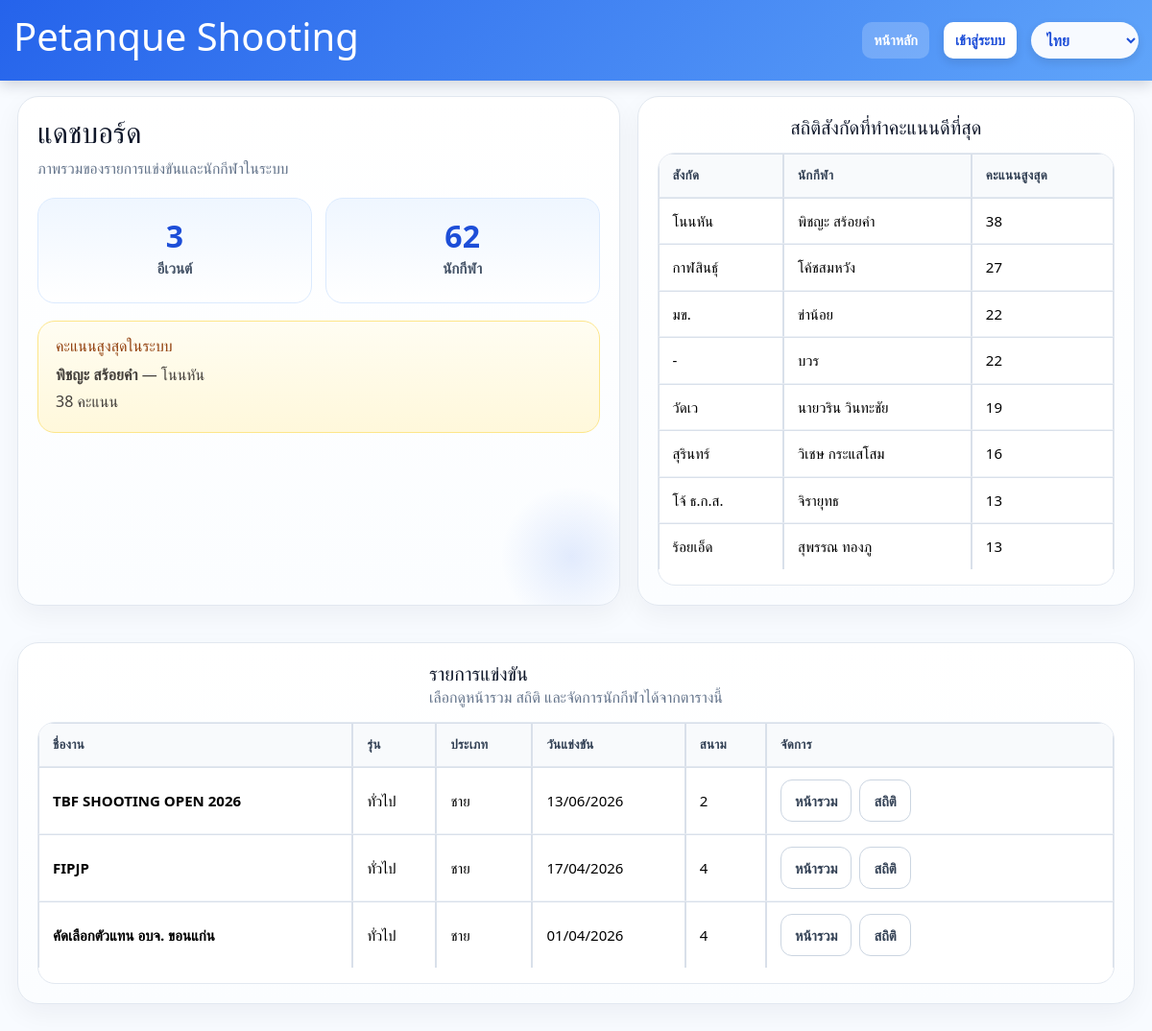
The page / on the database its author committed.
### app.py (models this page shows)
class Athlete(db.Model):
    id = db.Column(db.Integer, primary_key=True)
    event_id = db.Column(db.Integer, db.ForeignKey("event.id"), nullable=False)
    bib_no = db.Column(db.String(20), nullable=False)
    name = db.Column(db.String(255), nullable=False)
    affiliation = db.Column(db.String(255), nullable=False)
    start_order = db.Column(db.Integer, nullable=False)
    lane_no = db.Column(db.Integer, nullable=False)
    lane_order = db.Column(db.Integer, nullable=False)
    status = db.Column(db.String(20), nullable=False, default="waiting")
    red_card_count = db.Column(db.Integer, nullable=False, default=0)
    created_at = db.Column(db.DateTime, default=datetime.utcnow)
    entries = db.relationship("ScoreEntry", backref="athlete", cascade="all, delete-orphan", lazy=True)
    signatures = db.relationship("ScoreSignature", backref="athlete", cascade="all, delete-orphan", lazy=True)
    tiebreaks = db.relationship("TieBreakEntry", backref="athlete", cascade="all, delete-orphan", lazy=True)

class Event(db.Model):
    id = db.Column(db.Integer, primary_key=True)
    name = db.Column(db.String(255), nullable=False)
    event_group = db.Column(db.String(50), nullable=False)
    category = db.Column(db.String(50), nullable=False)
    competition_date = db.Column(db.Date, nullable=False)
    location = db.Column(db.String(255), nullable=False)
    lane_count = db.Column(db.Integer, nullable=False, default=1)
    direct_qualifiers = db.Column(db.Integer, nullable=False, default=0)
    has_round_two = db.Column(db.Boolean, default=False)
    round_two_cutoff_rank = db.Column(db.Integer, nullable=True)
    next_round_label = db.Column(db.String(50), nullable=False, default="รอบ 8 คน")
    round_two_advancers = db.Column(db.Integer, nullable=False, default=4)
    created_at = db.Column(db.DateTime, default=datetime.utcnow)
    created_by = db.Column(db.Integer, db.ForeignKey("user.id"), nullable=True)
    athletes = db.relationship("Athlete", backref="event", cascade="all, delete-orphan", lazy=True)

### app.py (the view)
@app.route("/")
def index():
    stats = dashboard_stats()
    events = Event.query.order_by(Event.competition_date.desc(), Event.id.desc()).all()
    return render_template("index.html", events=events, stats=stats)

### app.py (called while the page is built)
def current_language() -> str:
    lang = session.get("lang", "th")
    return lang if lang in SUPPORTED_LANGS else "th"

@app.context_processor
def inject_language_options():
    lang = current_language()
    return {
        "current_lang": lang,
        "lang_labels": LANG_LABELS,
        "html_lang": "zh-CN" if lang == "zh" else lang,
    }

def _request_cache() -> dict:
    if not has_request_context():
        return {}
    cache = getattr(g, "shooting_request_cache", None)
    if cache is None:
        cache = {}
        g.shooting_request_cache = cache
    return cache

def get_round_signature(athlete_id: int, round_no: int) -> ScoreSignature | None:
    cache = _request_cache()
    signatures = cache.get("signature_by_athlete_round") if has_request_context() else None
    key = (athlete_id, round_no)
    if signatures is not None and key in signatures:
        return signatures[key]
    signature = ScoreSignature.query.filter_by(athlete_id=athlete_id, round_no=round_no).first()
    if has_request_context():
        cache.setdefault("signature_by_athlete_round", {})[key] = signature
    return signature

def athlete_round_status(athlete: Athlete, round_no: int) -> str:
    signature = get_round_signature(athlete.id, round_no)
    if signature and signature.finished_at:
        return "finished"
    if signature and signature.started_at:
        return "active"
    return "waiting"

def ranking_key(item: dict):
    return (
        item["total"],
        item["count_5"],
        item["count_3"],
        item["tiebreak_total"],
    )

def apply_rank_by_tiebreak(rows: list[dict]) -> None:
    for idx, row in enumerate(rows, start=1):
        row["rank"] = idx
        row["ordinal_rank"] = idx
        row["display_rank"] = idx
        row["view_order"] = idx

def bracket_size(event: Event) -> int:
    label = (event.next_round_label or "")
    if "16" in label:
        return 16
    if "4" in label or "รอง" in label:
        return 4
    return 8

def direct_quota(event: Event) -> int:
    size = bracket_size(event)
    configured = int(event.direct_qualifiers or 0)
    if configured > 0:
        return min(configured, size)
    if event.has_round_two:
        return max(size // 2, 0)
    return size

@app.context_processor
def inject_globals():
    return {"now": datetime.now(), "MAX_RED_CARDS": MAX_RED_CARDS}

### templates/index.html (shortened to what this page needs)
{% extends 'base.html' %}
{% block content %}
<div class="dashboard-page">
  <div class="hero-grid">
    <section class="card hero-card">
      <h1 class="page-title">แดชบอร์ด</h1>
      <p class="page-subtitle">ภาพรวมของรายการแข่งขันและนักกีฬาในระบบ</p>
      <div class="stats-grid">
        <div class="stat">
          <span>{{ stats.events_count }}</span>
          <small>อีเวนต์</small>
        </div>
        <div class="stat">
          <span>{{ stats.athletes_count }}</span>
          <small>นักกีฬา</small>
        </div>
      </div>
      {% if stats.top_score %}
      <div class="highlight-box">
        <h3>คะแนนสูงสุดในระบบ</h3>
        <p><strong>{{ stats.top_score.athlete.name }}</strong> — {{ stats.top_score.athlete.affiliation }}</p>
        <p>{{ stats.top_score.total }} คะแนน</p>
      </div>
      {% endif %}
    </section>
    <section class="card">
      <div class="section-head">
        <h2>สถิติสังกัดที่ทำคะแนนดีที่สุด</h2>
      </div>
      <div class="table-wrap">
        <table class="table compact">
          <thead>
            <tr>
              <th>สังกัด</th>
              <th>นักกีฬา</th>
              <th>คะแนนสูงสุด</th>
            </tr>
          </thead>
          <tbody>
            {% for row in stats.top_affiliations %}
            <tr>
              <td>{{ row.athlete.affiliation }}</td>
              <td>{{ row.athlete.name }}</td>
              <td>{{ row.total }}</td>
            </tr>
            {% else %}
            <tr>
              <td colspan="3" class="empty-row">ยังไม่มีข้อมูล</td>
            </tr>
            {% endfor %}
          </tbody>
        </table>
      </div>
    </section>
  </div>
  <section class="card">
    <div class="section-head">
      <div>
        <h2>รายการแข่งขัน</h2>
        <div class="muted">เลือกดูหน้ารวม สถิติ และจัดการนักกีฬาได้จากตารางนี้</div>
      </div>
    </div>
    <div class="table-wrap mobile-cards">
      <table class="table">
        <thead>
          <tr>
            <th>ชื่องาน</th>
            <th>รุ่น</th>
            <th>ประเภท</th>
            <th>วันแข่งขัน</th>
            <th>สนาม</th>
            <th>จัดการ</th>
          </tr>
        </thead>
        <tbody>
          {% for event in events %}
          <tr>
            <td>
              <strong>{{ event.name }}</strong>
            </td>
            <td>
              {{ event.event_group }}
            </td>
            <td>
              {{ event.category }}
            </td>
            <td>
              {{ event.competition_date.strftime('%d/%m/%Y') }}
            </td>
            <td>
              {{ event.lane_count }}
            </td>
            <td class="actions-cell">
              <div class="action-group">
                <a class="btn secondary" href="{{ url_for('event_overview', event_id=event.id, round=1) }}">หน้ารวม</a>
                <a class="btn secondary" href="{{ url_for('event_stats', event_id=event.id) }}">สถิติ</a>
              </div>
            </td>
          </tr>
          {% else %}
          <tr>
            <td colspan="6" class="empty-row">ยังไม่มีอีเวนต์</td>
          </tr>
          {% endfor %}
        </tbody>
      </table>
    </div>
  </section>
</div>
{% endblock %}

### templates/base.html (shortened to what this page needs)
<!doctype html>
<html lang="{{ html_lang|default('th') }}">
<head>
  <link href="https://cdn.jsdelivr.net/npm/bootstrap@5.3.3/dist/css/bootstrap.min.css" rel="stylesheet">
  <link rel="stylesheet" href="{{ url_for('static', filename='css/style.css') }}">
</head>
<body>
  <nav class="navbar navbar-expand-lg navbar-dark navbar-custom">
    <div class="container-fluid">
      <a class="navbar-brand" href="{{ url_for('index') }}">
        <h1>Petanque Shooting</h1>
      </a>
      <div class="collapse navbar-collapse" id="mainNavbar">
        <ul class="navbar-nav ms-auto">
          <li class="nav-item">
            <a class="nav-link {% if request.endpoint == 'index' %}active{% endif %}"
              href="{{ url_for('index') }}">
              หน้าหลัก
            </a>
          </li>
          {% if current_user.is_authenticated %}
          <li class="nav-item d-flex align-items-center">
            <span class="user-badge">
              <span>{{ current_user.username }}</span>
              <span class="role-badge">{{ current_user.role }}</span>
            </span>
          </li>
          <li class="nav-item">
            <a class="nav-link logout-link" href="{{ url_for('logout') }}">
              ออกจากระบบ
            </a>
          </li>
          {% else %}
          <li class="nav-item">
            <a class="nav-link primary-link {% if request.endpoint == 'login' %}active{% endif %}"
              href="{{ url_for('login') }}">
              เข้าสู่ระบบ
            </a>
          </li>
          {% endif %}
          <li class="nav-item d-flex align-items-center">
            <select class="language-switcher" id="languageSwitcher" aria-label="Language">
              {% for code, item in lang_labels.items() %}
                <option value="{{ code }}" {% if code == current_lang %}selected{% endif %}>{{ item.name }}</option>
              {% endfor %}
            </select>
          </li>
        </ul>
      </div>
    </div>
  </nav>
  <main class="container-main">
    {% block content %}{% endblock %}
  </main>
</body>
</html>

### static/css/style.css (style rules this page uses)
:root { --bg:#f3f6fb;--card:#fff;--line:#d9e0ea;--text:#1f2937;--muted:#6b7280;--accent:#1d4ed8;--soft:#eff6ff }
* { box-sizing:border-box }
body { margin:0;font-family:Arial,Helvetica,sans-serif;background:var(--bg);color:var(--text) }
a { text-decoration:none;color:inherit }
.card { background:var(--card);border:1px solid var(--line);border-radius:16px;padding:18px;margin-bottom:20px;box-shadow:0 2px 10px rgba(15,23,42,.04) }
.section-head,.toolbar,.hero-grid,.grid-2,.stats-grid { display:flex;gap:16px }
.section-head { justify-content:space-between;align-items:center }
.hero-grid,.grid-2 { display:grid;grid-template-columns:1fr 1fr }
.stats-grid { display:grid;grid-template-columns:repeat(2,1fr) }
.stat { background:var(--soft);padding:18px;border-radius:14px;text-align:center }
.stat span { font-size:36px;font-weight:700;display:block }
.btn { border:none;background:var(--accent);color:#fff;padding:10px 14px;border-radius:10px;cursor:pointer;display:inline-block }
.btn.secondary { background:#e5e7eb;color:#111827 }
.table { width:100%;border-collapse:collapse }
.table th,.table td { border:1px solid var(--line);padding:10px;vertical-align:top }
.table thead th { background:#eef2ff }
.compact td,.compact th { padding:8px }
.muted { color:var(--muted) }
.highlight-box,.muted-box,.summary-box,.info-card { background:#f8fafc;border:1px solid var(--line);border-radius:12px;padding:14px }
@media (max-width:1200px) { .section-head { flex-direction:column;align-items:flex-start } }
.table-wrap { width:100%; overflow-x:auto; -webkit-overflow-scrolling:touch; }
.table th, .table td { white-space:nowrap; }
:root { --sc-table-min-width: 1120px; --sc-left: 120px; --sc-side: 120px; --sc-cell: 44px; --sc-input-w: 34px; --sc-input-h: 28px; --sc-total: 60px; --sc-img-w: 160px; --sc-img-h: 120px; --sc-font: 14px; --sc-pad-y: 3px; --sc-pad-x: 1px; --sc-border: #111827; }
@media (max-width: 1200px) { :root { --sc-table-min-width: 1020px; --sc-left: 78px; --sc-side: 110px; --sc-side2: 90px; --sc-cell: 30px; --sc-input-w: 30px; --sc-input-h: 28px; --sc-total: 52px; --sc-img-w: 120px; --sc-img-h: 90px; --sc-font: 10px; --sc-pad-y: 2px; --sc-pad-x: 1px; } }
.btn, button, .action-btn { min-height: 44px; padding: 10px 14px; font-size: 15px; border-radius: 11px; font-weight: 800; }

### templates/base.html (style rules this page uses)
* { box-sizing: border-box; }
html, body { margin: 0; max-width: 100%; overflow-x: hidden; }
body { background: #f8fbff; color: #0f172a; font-family: system-ui, -apple-system, BlinkMacSystemFont, "Segoe UI", sans-serif; }
.navbar-custom { position: sticky; top: 0; z-index: 1000; background: linear-gradient(135deg, #2563eb, #60a5fa); box-shadow: 0 4px 14px rgba(15, 23, 42, .18); padding-top: .55rem; padding-bottom: .55rem; }
.navbar-custom .container-fluid { width: 100%; max-width: 100%; padding-left: 14px; padding-right: 14px; }
.navbar-brand { display: inline-flex; align-items: center; gap: 10px; color: #fff !important; font-size: 1.05rem; font-weight: 900; white-space: nowrap; max-width: 55vw; overflow: hidden; text-overflow: ellipsis; }
.navbar-custom .navbar-nav { align-items: center; gap: 15px; }
.navbar-custom .nav-link { color: #fff !important; font-weight: 800; font-size: .9rem; padding: 8px 12px !important; border-radius: 10px; white-space: nowrap; transition: .18s ease; }
.navbar-custom .nav-link:hover, .navbar-custom .nav-link.active { background: rgba(255, 255, 255, .20); color: #fff !important; }
.navbar-custom .nav-link.primary-link { background: #ffffff; color: #1d4ed8 !important; box-shadow: 0 4px 10px rgba(15, 23, 42, .12); }
.language-switcher { min-width: 112px; border: 0; border-radius: 999px; padding: 7px 12px; font-weight: 900; color: #1d4ed8; background: rgba(255,255,255,.95); box-shadow: 0 4px 10px rgba(15, 23, 42, .12); }
.container-main { width: 100%; max-width: 100%; margin: 0; padding: 16px 18px 28px; overflow-x: hidden; }

### rows shown on the page
Athlete: top_score.athlete.name "พิชญะ สร้อยคำ", top_score.athlete.affiliation "โนนหัน", athlete.affiliation "โนนหัน", athlete.name "พิชญะ สร้อยคำ"
Athlete: athlete.affiliation "กาฬสินธุ์", athlete.name "โค้ชสมหวัง"
Athlete: athlete.affiliation "มข.", athlete.name "ข่าน้อย"
Athlete: athlete.affiliation "-", athlete.name "บวร"
Athlete: athlete.affiliation "วัดเว", athlete.name "นายวริน วินทะชัย"
Athlete: athlete.affiliation "สุรินทร์", athlete.name "วิเชษ กระแสโสม"
Athlete: athlete.affiliation "โจ้ ธ.ก.ส.", athlete.name "จิรายุทธ"
Athlete: athlete.affiliation "ร้อยเอ็ด", athlete.name "สุพรรณ ทองภู"
Event: name "TBF SHOOTING OPEN 2026", event_group "ทั่วไป", category "ชาย", competition_date "13/06/2026", lane_count "2"
Event: name "FIPJP", event_group "ทั่วไป", category "ชาย", competition_date "17/04/2026", lane_count "4"
Event: name "คัดเลือกตัวแทน อบจ. ขอนแก่น", event_group "ทั่วไป", category "ชาย", competition_date "01/04/2026", lane_count "4"

### other values the page prints
{{ stats.events_count }} "3"
{{ stats.athletes_count }} "62"
{{ stats.top_score.total }} "38"
{{ row.total }} "38" "27" "22" "22" "19" "16" "13" "13"
form field value "ไทย"
